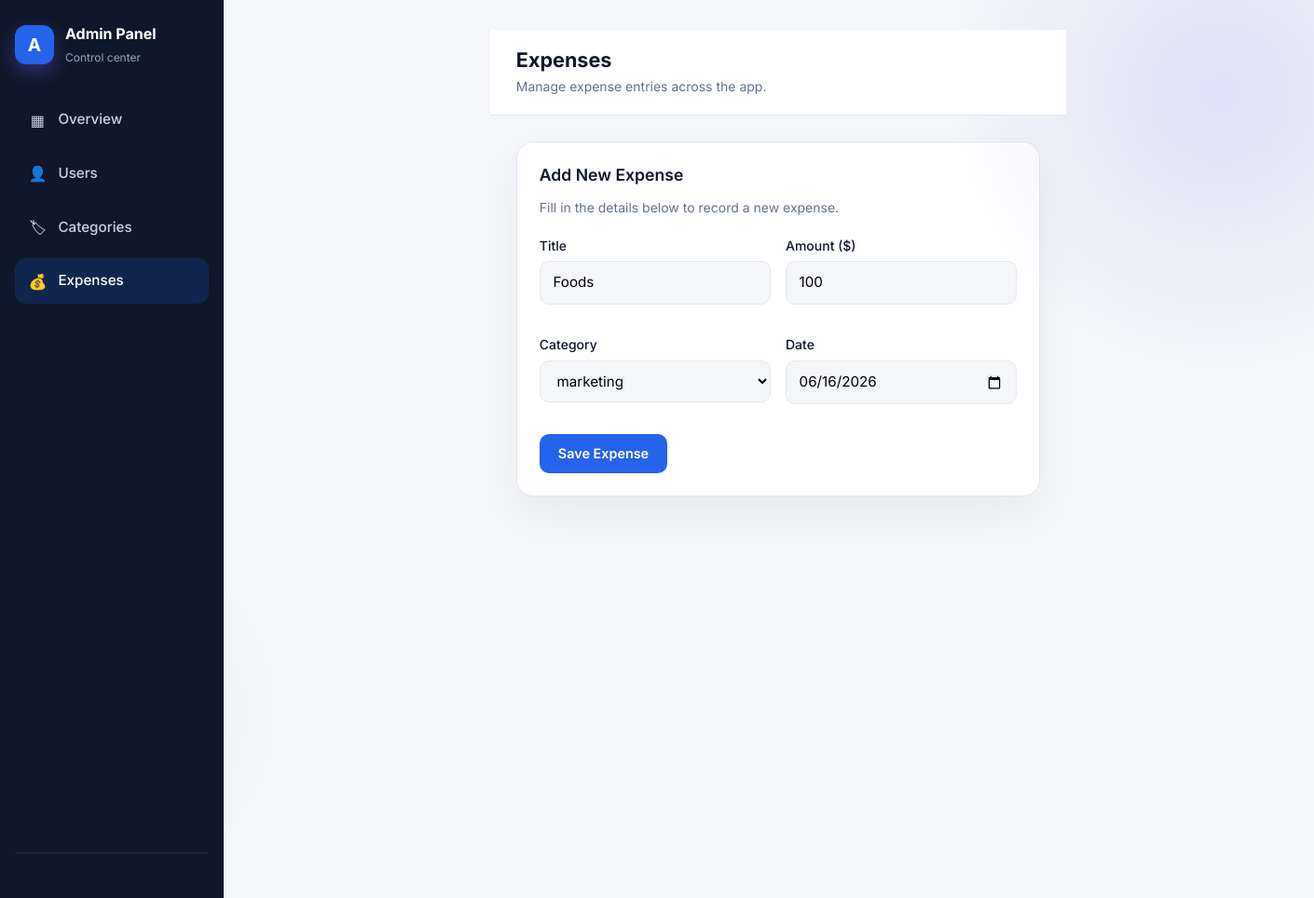
Screenshot of /admin/expenses.php?method=update&id=5 (signed in) with the database file from the repository.
### tables this page shows
CREATE TABLE `expenses` (
  `id` int(11) NOT NULL,
  `title` varchar(255) NOT NULL,
  `id_category` int(255) NOT NULL,
  `amount` int(255) NOT NULL,
  `date` date NOT NULL DEFAULT current_timestamp(),
  `id_user` int(11) NOT NULL
);

CREATE TABLE `category` (
  `id` int(11) NOT NULL,
  `name` varchar(255) NOT NULL
);

### expenses/all_expense.php (called while the page is built, shortened)
<?php
class Expense
{
    public function getById($id){
        $conn = new mysqli("localhost","root","","system");
        $select = "SELECT * FROM expenses WHERE id = ?";
        $stmt = $conn->prepare($select);
        $stmt->bind_param("i", $id);
        $stmt->execute();
        return $stmt->get_result()->fetch_assoc();
    }
}
?>

### category/category.php (called while the page is built, shortened)
<?php
class Category{
    public function getAll(){
        $con=new mysqli("localhost","root","","system");
        $select="SELECT * FROM category";
        $result=$con->query($select);
        $categories=[];
        while($row=$result->fetch_assoc()){
            $categories[]=$row;
        }
        return $categories;
    }
}
?>

### admin/expenses/update.php (the view, shortened to what this page needs)
<?php
require_once "../expenses/all_expense.php";
$expense = new Expense();
  $data = $expense->getById($_GET['id']);
?>
              <section  id="view-add">
                  <article class="panel form-panel">
                      <div class="panel-header">
                          <h2 id="formTitle">Add New Expense</h2>
                          <p id="formDesc">Fill in the details below to record a new expense.</p>
                      </div>
                      <form class="expense-form" id="expenseForm" action="expenses/do_edit.php?id=<?= $_GET['id'] ?>" method="post">
                          <div class="form-row">
                              <div class="form-group">
                                  <label for="title">Title</label>
                                  <input type="text" id="title" placeholder="e.g. Grocery shopping" name="title" value="<?= $data['title']  ?>" required>
                              </div>
                              <div class="form-group">
                                  <label for="amount">Amount ($)</label>
                                  <input type="number" id="amount" min="0.01" step="0.01" placeholder="0.00" name="amount" value="<?= $data['amount']  ?>" required>
                              </div>
                          </div>
                          <div class="form-row">
                              <div class="form-group">
                                  <label for="category">Category</label>
                                  <select id="category" name="category" required>
                                           <?php
                                  $category=new Category();
                                 $categories= $category->getAll();
                                  foreach($categories as $item){
                                      ?>
                                      <option value="<?=$item['id']?>" <?php
                                      if(isset($data['id_category']) && $data['id_category'] == $item['id']){
                                          echo 'selected';
                                      }
                                       ?>>
                                      <?=$item['name']?></option>
                                            <?php
                                  }
                                  ?>
                                  </select>
                              </div>
                              <div class="form-group">
                                  <label for="date">Date</label>
                                  <input type="date" id="date" name="date" value="<?= $data['date'] ?>" required>
                              </div>
                          </div>
                          <div class="form-actions">
                              <button type="submit" class="btn btn-primary" id="submitBtn">Save Expense</button>
                          </div>
                      </form>
                  </article>
              </section>

### styles.css (style rules this page uses)
*, *::before, *::after { margin: 0; padding: 0; box-sizing: border-box; }
:root { --bg: #f4f6f9; --surface: #ffffff; --sidebar: #0f172a; --sidebar-text: #94a3b8; --sidebar-active: #ffffff; --text: #0f172a; --text-muted: #64748b; --border: #e2e8f0; --primary: #2563eb; --primary-hover: #1d4ed8; --primary-light: #eff6ff; --danger: #ef4444; --danger-light: #fef2f2; --success: #10b981; --radius: 10px; --radius-lg: 14px; --shadow: 0 1px 3px rgba(15, 23, 42, 0.08); --shadow-lg: 0 10px 30px rgba(15, 23, 42, 0.1); --font: 'Inter', sans-serif; --sidebar-width: 260px; }
body { font-family: var(--font); background: var(--bg); color: var(--text); line-height: 1.5; }
button, input, select { font-family: inherit; }
.panel { background: var(--surface); border: 1px solid var(--border); border-radius: var(--radius-lg); padding: 1.5rem; box-shadow: var(--shadow); }
.panel-header { display: flex; align-items: center; justify-content: space-between; margin-bottom: 1.25rem; }
.panel-header h2 { font-size: 1.05rem; font-weight: 600; }
.form-panel .panel-header { flex-direction: column; align-items: flex-start; gap: 0.25rem; }
.form-panel .panel-header p { color: var(--text-muted); font-size: 0.875rem; }
.expense-form { max-width: 640px; }
.form-row { display: grid; grid-template-columns: 1fr 1fr; gap: 1rem; margin-bottom: 1rem; }
.form-group { display: flex; flex-direction: column; gap: 0.4rem; }
.form-group label { font-size: 0.875rem; font-weight: 500; }
.form-group input, .form-group select { padding: 0.7rem 0.85rem; border: 1px solid var(--border); border-radius: var(--radius); font-size: 0.95rem; background: var(--bg); }
.form-actions { display: flex; gap: 0.75rem; margin-top: 0.5rem; }
.btn { display: inline-flex; align-items: center; justify-content: center; padding: 0.65rem 1.25rem; border-radius: var(--radius); font-size: 0.9rem; font-weight: 600; cursor: pointer; border: none; transition: background 0.2s, transform 0.15s; text-decoration: none; }
.btn-primary { background: var(--primary); color: #fff; }

### css/auth.css (style rules this page uses)
:root { --navy: #0F172A; --navy-light: #1E293B; --indigo: #6366F1; --indigo-dark: #4F46E5; --indigo-light: #EEF2FF; --slate: #64748B; --slate-light: #F1F5F9; --white: #FFFFFF; --success: #10B981; --warning: #F59E0B; --danger: #EF4444; --text-primary: #0F172A; --text-secondary: #64748B; --border: #E2E8F0; }
* { box-sizing: border-box; }
body { font-family: 'Inter', sans-serif; background: linear-gradient(135deg, #0F172A 0%, #1E3A5F 50%, #0F172A 100%); min-height: 100vh; display: flex; align-items: center; justify-content: center; padding: 2rem 1rem; position: relative; overflow: hidden; }
body::before { content: ''; position: absolute; width: 600px; height: 600px; background: radial-gradient(circle, rgba(99,102,241,0.15) 0%, transparent 70%); top: -200px; right: -200px; pointer-events: none; }
body::after { content: ''; position: absolute; width: 400px; height: 400px; background: radial-gradient(circle, rgba(16,185,129,0.08) 0%, transparent 70%); bottom: -100px; left: -100px; pointer-events: none; }

### css/admin.css (style rules this page uses)
body { background: #f4f6f9; min-height: 100%; overflow-y: auto; }
.panel { background: #fff; border: 1px solid #e2e8f0; border-radius: 18px; padding: 1.5rem; box-shadow: 0 18px 45px rgba(15,23,42,0.05); }
.panel h2 { font-size: 1.1rem; margin-bottom: 0.6rem; }
.panel p { color: #64748b; margin: 0; }
.panel .form-group { margin-bottom: 1rem; }

### rows the page displays
expenses: title "Foods", amount "100", category "marketing", date "06/16/2026"
